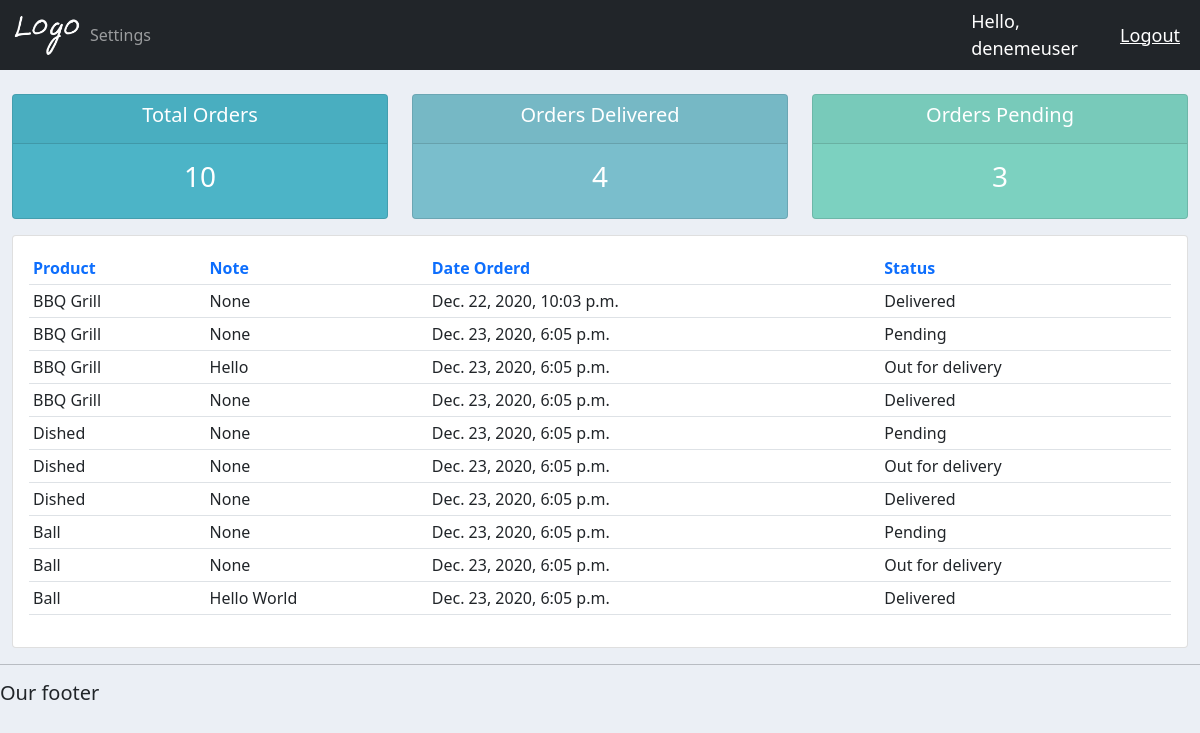
The page /user/ (signed in) on the database its author committed.
### accounts/models.py (models this page shows, shortened)
class Order(models.Model):
    STATUS = (
        ('Pending', 'Pending'),
        ('Out for delivery', 'Out for delivery'),
        ('Delivered', 'Delivered'),
    )
    customer = models.ForeignKey(Customer, null=True, on_delete=models.SET_NULL)
    product = models.ForeignKey(Product, null=True, on_delete=models.SET_NULL)
    date_created = models.DateTimeField(auto_now_add=True)
    status = models.CharField(max_length=200, null=True, choices=STATUS)
    note = models.CharField(max_length=1000, null=True)

class Product(models.Model):
    CATEGORY = (
        ('Indoor', 'Indoor'),
        ('Outdoor', 'Outdoor'),
    )
    name = models.CharField(max_length=200, null=True)
    price = models.FloatField(null=True)
    category = models.CharField(max_length=200, null=True,choices=CATEGORY)
    description = models.CharField(max_length=200, null=True, blank=True)
    date_created = models.DateTimeField(auto_now_add=True)
    tags = models.ManyToManyField(Tag)
    def __str__(self):
        return self.name

### accounts/decorators.py (the view)
        def wrapper_func(request, *args, **kwargs):
            group = None
            if request.user.groups.exists():
                group = request.user.groups.all()[0].name
            if group in allowed_roles:
                return view_func(request, *args, **kwargs)
            else:
                return HttpResponse('<h1>You are not authorized to view this page</h1>')

### accounts/views.py (called while the page is built)
@login_required(login_url='accounts:login')
@allowed_users(allowed_roles=['customer'])
def userPage(request):
    orders = request.user.customer.order_set.all()
    total_orders = orders.count()
    delivered = orders.filter(status='Delivered').count()
    pending = orders.filter(status='Pending').count()
    context = {
        'orders' : orders,
        'total_orders' : total_orders,
        'delivered' : delivered,
        'pending' : pending
    }
    return render(request, 'accounts/user.html', context)

### templates/accounts/user.html
{% extends 'accounts/base.html' %}
{% block content %}
{% include 'accounts/status.html' %}
<div class="row">
	<div class="col-md">
		<div class="card card-body">
			<table class="table table-sm">
				<tr>
					<th class="text-primary">Product</th>
					<th class="text-primary">Note</th>
					<th class="text-primary">Date Orderd</th>
					<th class="text-primary">Status</th>
				</tr>
				{% for order in orders %}
				    <tr>
						<td>{{ order.product }}</td>
						<td>{{ order.note }}</td>
						<td>{{ order.date_created }}</td>
						<td>{{ order.status }}</td>
					</tr>
				{% endfor %}
			</table>
		</div>
	</div>
</div>
{% endblock %}

### templates/accounts/navbar.html (shortened to what this page needs)
{% load static %}
<nav class="navbar navbar-expand-lg navbar-dark bg-dark">
  <div class="container-fluid">
    <img id="logo" src="{% static 'images/logo.png' %}">
    <div class="collapse navbar-collapse" id="navbarNav">
      <ul class="navbar-nav">
        <li class="nav-item">
          <a class="nav-link" href="{% url 'accounts:account' %}">Settings</a>
        </li>
      </ul>
    </div>
  </div>
  <span class="hello-msg">Hello, {{ request.user }}</span>
  <span><a class="hello-msg" href="{% url 'accounts:logout' %}">Logout</a></span>
</nav>

### static/css/base.css (style rules this page uses)
#logo { width: 70px; }
body { background-color: #ebeff5; }

### templates/accounts/navbar.html (style rules this page uses)
.hello-msg { font-size: 18px; color: #fff; margin-right: 20px; }

### rows shown on the page
Order: product "BBQ Grill", note "None", date_created "Dec. 22, 2020, 10:03 p.m.", status "Delivered"
Order: product "BBQ Grill", note "None", date_created "Dec. 23, 2020, 6:05 p.m.", status "Pending"
Order: product "BBQ Grill", note "Hello", date_created "Dec. 23, 2020, 6:05 p.m.", status "Out for delivery"
Order: product "BBQ Grill", note "None", date_created "Dec. 23, 2020, 6:05 p.m.", status "Delivered"
Order: product "Dished", note "None", date_created "Dec. 23, 2020, 6:05 p.m.", status "Pending"
Order: product "Dished", note "None", date_created "Dec. 23, 2020, 6:05 p.m.", status "Out for delivery"
Order: product "Dished", note "None", date_created "Dec. 23, 2020, 6:05 p.m.", status "Delivered"
Order: product "Ball", note "None", date_created "Dec. 23, 2020, 6:05 p.m.", status "Pending"
Order: product "Ball", note "None", date_created "Dec. 23, 2020, 6:05 p.m.", status "Out for delivery"
Order: product "Ball", note "Hello World", date_created "Dec. 23, 2020, 6:05 p.m.", status "Delivered"

### other values the page prints
{{ request.user }} "denemeuser"
{{ total_orders }} "10"
{{ delivered }} "4"
{{ pending }} "3"
